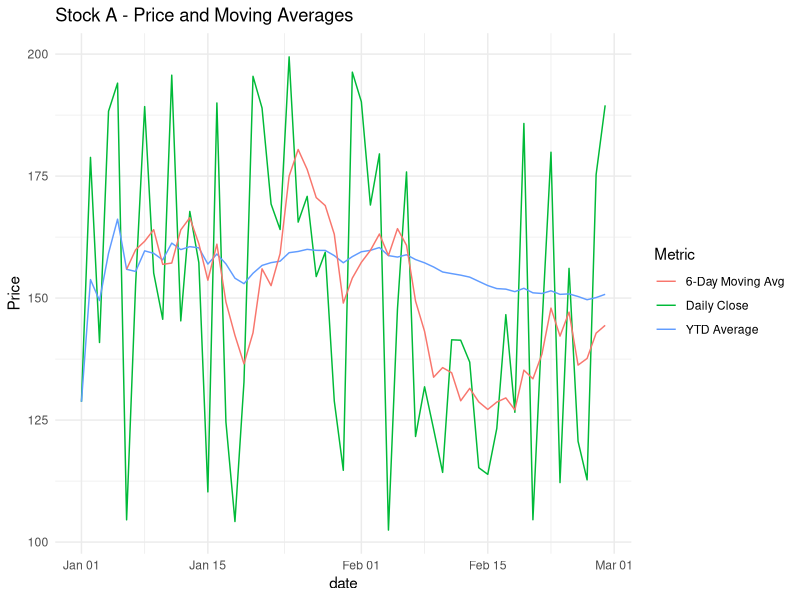

Generate this figure with R:
## ---- chunk 1
knitr::opts_chunk$set(echo = TRUE)

library(dplyr)  
library(lubridate)
library(ggplot2)
library(zoo)
## ---- chunk 2
set.seed(123)
 
dates <- seq(as.Date("2022-01-01"), as.Date("2022-02-28"), by = "day")  

data <- expand.grid(date = dates, stock = c("Stock_A", "Stock_B")) %>%  
  arrange(stock, date) %>%  
  mutate(close = round(runif(n(), 100, 200), 2))

head(data)  
## ---- chunk 3
data_ytd <- data %>%  
  group_by(stock) %>%  
  arrange(date) %>%  
  mutate(ytd_avg = cummean(close)) %>%  
  ungroup()  

head(data_ytd, 10)  
## ---- chunk 4
data_results <- data_ytd %>%  
  group_by(stock) %>%  
  arrange(date) %>%  
  mutate(moving_avg_6d = zoo::rollapply(close,   
                                      width = 6,   
                                      FUN = mean,   
                                      align = "right",   
                                      fill = NA)) %>%  
  ungroup()  

head(data_results, 10)  
## ---- chunk 5
ggplot(data_results %>% filter(stock == "Stock_A"), aes(x = date)) +  
  geom_line(aes(y = close, color = "Daily Close")) +  
  geom_line(aes(y = ytd_avg, color = "YTD Average")) +  
  geom_line(aes(y = moving_avg_6d, color = "6-Day Moving Avg")) +  
  labs(title = "Stock A - Price and Moving Averages",  
       y = "Price",  
       color = "Metric") +  
  theme_minimal()  
